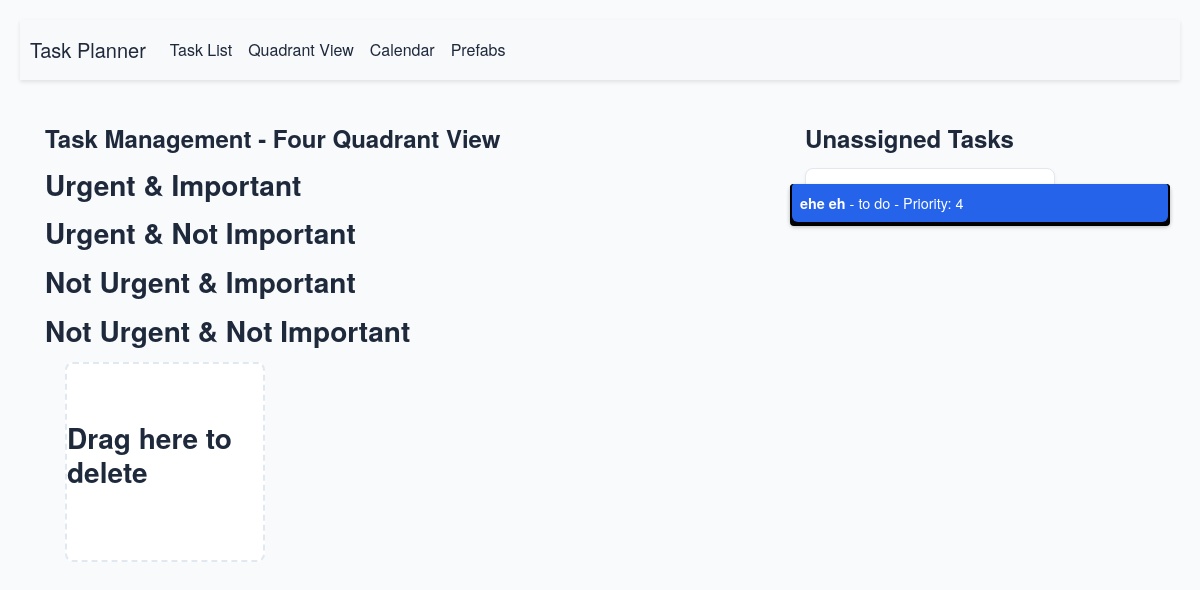
The page /quadrant_view on the database as committed earlier.
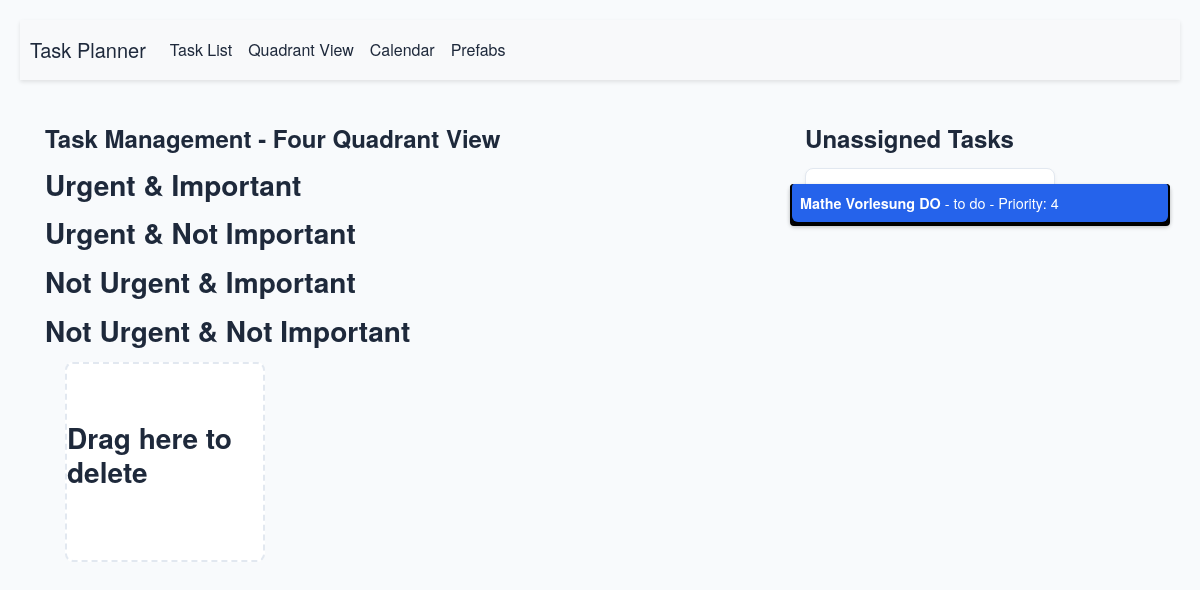
The same page on the database as committed later.
### app/models.py (models this page shows, shortened)
class Task(db.Model):
    __tablename__ = 'task'
    id = db.Column(db.Integer, primary_key=True)
    title = db.Column(db.String(100), nullable=False)
    description = db.Column(db.String(500))
    due_date = db.Column(db.DateTime, nullable=True)
    estimated_time = db.Column(db.Integer, default=1, nullable=False)
    priority = db.Column(db.Integer, CheckConstraint('priority BETWEEN 1 AND 5'), nullable=True)
    status = db.Column(db.Enum("to do", "doing", "done"), default="to do", nullable=False)
    reminder = db.Column(db.DateTime, nullable=True)
    created_at = db.Column(db.DateTime, default=datetime.utcnow)
    updated_at = db.Column(db.DateTime, onupdate=datetime.utcnow)
    quadrant = db.Column(db.String(50), nullable=True)
    calendar_date = db.Column(db.Date, nullable=True)
    start_time = db.Column(db.Time, nullable=True)
    duration_minutes = db.Column(db.Integer, nullable=True)
    assigned_day = db.Column(db.Integer, nullable=True)
    assigned_hour = db.Column(db.Integer, nullable=True)

### app/routes.py (the view)
@main.route('/quadrant_view')
def quadrant_view():
    unassigned_tasks = Task.query.filter_by(quadrant=None).all()
    urgent_important_tasks = Task.query.filter_by(quadrant='urgent-important').all()
    urgent_not_important_tasks = Task.query.filter_by(quadrant='urgent-not-important').all()
    not_urgent_important_tasks = Task.query.filter_by(quadrant='not-urgent-important').all()
    not_urgent_not_important_tasks = Task.query.filter_by(quadrant='not-urgent-not-important').all()
    return render_template('quadrant_view.html',
                           unassigned_tasks=unassigned_tasks,
                           urgent_important_tasks=urgent_important_tasks,
                           urgent_not_important_tasks=urgent_not_important_tasks,
                           not_urgent_important_tasks=not_urgent_important_tasks,
                           not_urgent_not_important_tasks=not_urgent_not_important_tasks)

### app/templates/quadrant_view.html (shortened to what this page needs)
{% extends 'layout.html' %}
{% block main %}
<div class="row">
    <div class="col-md-8">
        <h2>Task Management - Four Quadrant View</h2>
        <div class="quadrant-container">
            <div class="quadrant urgent-important" id="urgent-important">
                <h3>Urgent & Important</h3>
            </div>
            <div class="quadrant urgent-not-important" id="urgent-not-important">
                <h3>Urgent & Not Important</h3>
            </div>
            <div class="quadrant not-urgent-important" id="not-urgent-important">
                <h3>Not Urgent & Important</h3>
            </div>
            <div class="quadrant not-urgent-not-important" id="not-urgent-not-important">
                <h3>Not Urgent & Not Important</h3>
            </div>
        </div>
        <div class="deletion-zone" id="deletion-zone">
            <h3>Drag here to delete</h3>
        </div>
    </div>
    <div class="col-md-4">
        <h2>Unassigned Tasks</h2>
        <ul class="list-group task-list-container" id="unassigned-task-list">
            {% for task in unassigned_tasks %}
            <li class="list-group-item task-item" draggable="true" data-task-id="{{ task.id }}">
                <strong>{{ task.title }}</strong> - {{ task.status }} - Priority: {{ task.priority }}
            </li>
            {% endfor %}
        </ul>
    </div>
</div>
{% endblock %}

Rows that differ between the two databases and show on the page:
removed Task: title "ehe eh", status "to do", priority "4"
added Task: title "Mathe Vorlesung DO", status "to do", priority "4"
